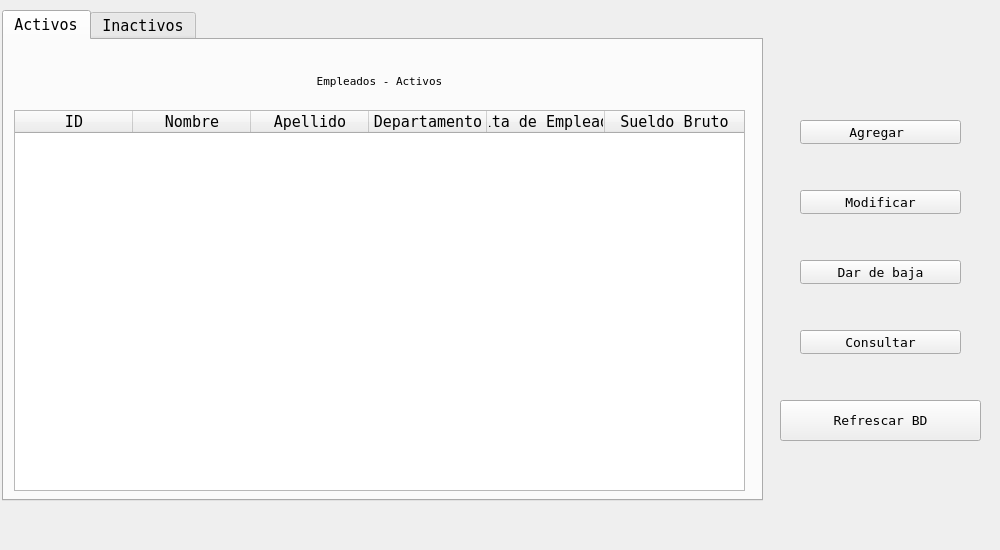
<?xml version="1.0" encoding="UTF-8"?>
<ui version="4.0">
 <class>main_bd_window</class>
 <widget class="QMainWindow" name="main_bd_window">
  <property name="geometry">
   <rect>
    <x>0</x>
    <y>0</y>
    <width>1000</width>
    <height>550</height>
   </rect>
  </property>
  <property name="minimumSize">
   <size>
    <width>1000</width>
    <height>550</height>
   </size>
  </property>
  <property name="maximumSize">
   <size>
    <width>1000</width>
    <height>550</height>
   </size>
  </property>
  <property name="font">
   <font>
    <family>Fixedsys</family>
    <pointsize>10</pointsize>
   </font>
  </property>
  <property name="windowTitle">
   <string>BD Empleados v2.0</string>
  </property>
  <widget class="QWidget" name="centralwidget">
   <property name="font">
    <font>
     <family>Fixedsys</family>
     <pointsize>10</pointsize>
    </font>
   </property>
   <widget class="QTabWidget" name="tabs_empleados">
    <property name="geometry">
     <rect>
      <x>2</x>
      <y>10</y>
      <width>761</width>
      <height>491</height>
     </rect>
    </property>
    <property name="font">
     <font>
      <family>Fixedsys</family>
      <pointsize>11</pointsize>
     </font>
    </property>
    <property name="currentIndex">
     <number>0</number>
    </property>
    <widget class="QWidget" name="activos_empleados">
     <attribute name="title">
      <string>Activos</string>
     </attribute>
     <widget class="QLabel" name="label_empleados_activos">
      <property name="geometry">
       <rect>
        <x>10</x>
        <y>30</y>
        <width>731</width>
        <height>21</height>
       </rect>
      </property>
      <property name="font">
       <font>
        <family>Fixedsys</family>
        <pointsize>8</pointsize>
       </font>
      </property>
      <property name="text">
       <string>Empleados - Activos</string>
      </property>
      <property name="alignment">
       <set>Qt::AlignCenter</set>
      </property>
     </widget>
     <widget class="QTableWidget" name="tabla_empleados_activos">
      <property name="geometry">
       <rect>
        <x>10</x>
        <y>70</y>
        <width>731</width>
        <height>381</height>
       </rect>
      </property>
      <property name="tabletTracking">
       <bool>false</bool>
      </property>
      <property name="editTriggers">
       <set>QAbstractItemView::NoEditTriggers</set>
      </property>
      <property name="tabKeyNavigation">
       <bool>false</bool>
      </property>
      <property name="showDropIndicator" stdset="0">
       <bool>false</bool>
      </property>
      <property name="dragDropOverwriteMode">
       <bool>false</bool>
      </property>
      <property name="dragDropMode">
       <enum>QAbstractItemView::NoDragDrop</enum>
      </property>
      <property name="selectionMode">
       <enum>QAbstractItemView::NoSelection</enum>
      </property>
      <property name="columnCount">
       <number>6</number>
      </property>
      <attribute name="horizontalHeaderCascadingSectionResizes">
       <bool>false</bool>
      </attribute>
      <attribute name="horizontalHeaderDefaultSectionSize">
       <number>118</number>
      </attribute>
      <attribute name="horizontalHeaderShowSortIndicator" stdset="0">
       <bool>false</bool>
      </attribute>
      <attribute name="horizontalHeaderStretchLastSection">
       <bool>true</bool>
      </attribute>
      <attribute name="verticalHeaderStretchLastSection">
       <bool>false</bool>
      </attribute>
      <column>
       <property name="text">
        <string>ID</string>
       </property>
      </column>
      <column>
       <property name="text">
        <string>Nombre</string>
       </property>
      </column>
      <column>
       <property name="text">
        <string>Apellido</string>
       </property>
      </column>
      <column>
       <property name="text">
        <string>Departamento</string>
       </property>
      </column>
      <column>
       <property name="text">
        <string>Alta de Empleado</string>
       </property>
      </column>
      <column>
       <property name="text">
        <string>Sueldo Bruto</string>
       </property>
      </column>
     </widget>
    </widget>
    <widget class="QWidget" name="inactivos_empleados">
     <attribute name="title">
      <string>Inactivos</string>
     </attribute>
     <widget class="QLabel" name="label_empleados_inactivos">
      <property name="geometry">
       <rect>
        <x>10</x>
        <y>30</y>
        <width>731</width>
        <height>21</height>
       </rect>
      </property>
      <property name="font">
       <font>
        <family>Fixedsys</family>
        <pointsize>8</pointsize>
       </font>
      </property>
      <property name="text">
       <string>Empleados - Inactivos</string>
      </property>
      <property name="alignment">
       <set>Qt::AlignCenter</set>
      </property>
     </widget>
     <widget class="QTableWidget" name="tabla_empleados_inactivos">
      <property name="geometry">
       <rect>
        <x>10</x>
        <y>80</y>
        <width>731</width>
        <height>371</height>
       </rect>
      </property>
      <property name="tabletTracking">
       <bool>false</bool>
      </property>
      <property name="editTriggers">
       <set>QAbstractItemView::NoEditTriggers</set>
      </property>
      <property name="tabKeyNavigation">
       <bool>false</bool>
      </property>
      <property name="showDropIndicator" stdset="0">
       <bool>false</bool>
      </property>
      <property name="dragDropOverwriteMode">
       <bool>false</bool>
      </property>
      <property name="dragDropMode">
       <enum>QAbstractItemView::NoDragDrop</enum>
      </property>
      <property name="selectionMode">
       <enum>QAbstractItemView::NoSelection</enum>
      </property>
      <property name="columnCount">
       <number>6</number>
      </property>
      <attribute name="horizontalHeaderCascadingSectionResizes">
       <bool>false</bool>
      </attribute>
      <attribute name="horizontalHeaderDefaultSectionSize">
       <number>118</number>
      </attribute>
      <attribute name="horizontalHeaderShowSortIndicator" stdset="0">
       <bool>false</bool>
      </attribute>
      <attribute name="horizontalHeaderStretchLastSection">
       <bool>true</bool>
      </attribute>
      <attribute name="verticalHeaderStretchLastSection">
       <bool>false</bool>
      </attribute>
      <column>
       <property name="text">
        <string>ID</string>
       </property>
      </column>
      <column>
       <property name="text">
        <string>Nombre</string>
       </property>
      </column>
      <column>
       <property name="text">
        <string>Apellido</string>
       </property>
      </column>
      <column>
       <property name="text">
        <string>Departamento</string>
       </property>
      </column>
      <column>
       <property name="text">
        <string>Alta de Empleado</string>
       </property>
      </column>
      <column>
       <property name="text">
        <string>Baja de Empleado</string>
       </property>
      </column>
     </widget>
     <widget class="QPushButton" name="undo_baja_registro">
      <property name="geometry">
       <rect>
        <x>580</x>
        <y>10</y>
        <width>161</width>
        <height>24</height>
       </rect>
      </property>
      <property name="font">
       <font>
        <family>Fixedsys</family>
        <pointsize>10</pointsize>
       </font>
      </property>
      <property name="text">
       <string>Deshacer baja</string>
      </property>
      <property name="autoDefault">
       <bool>false</bool>
      </property>
     </widget>
     <widget class="QPushButton" name="delete_registro">
      <property name="geometry">
       <rect>
        <x>580</x>
        <y>40</y>
        <width>161</width>
        <height>24</height>
       </rect>
      </property>
      <property name="font">
       <font>
        <family>Fixedsys</family>
        <pointsize>10</pointsize>
        <weight>50</weight>
        <italic>false</italic>
        <bold>false</bold>
        <underline>false</underline>
        <strikeout>false</strikeout>
       </font>
      </property>
      <property name="text">
       <string>Eliminar registro</string>
      </property>
      <property name="autoDefault">
       <bool>false</bool>
      </property>
     </widget>
    </widget>
   </widget>
   <widget class="QPushButton" name="agregar_registro">
    <property name="geometry">
     <rect>
      <x>800</x>
      <y>120</y>
      <width>161</width>
      <height>24</height>
     </rect>
    </property>
    <property name="font">
     <font>
      <family>Fixedsys</family>
      <pointsize>10</pointsize>
     </font>
    </property>
    <property name="text">
     <string>Agregar </string>
    </property>
    <property name="autoDefault">
     <bool>true</bool>
    </property>
   </widget>
   <widget class="QPushButton" name="modificar_registro">
    <property name="geometry">
     <rect>
      <x>800</x>
      <y>190</y>
      <width>161</width>
      <height>24</height>
     </rect>
    </property>
    <property name="font">
     <font>
      <family>Fixedsys</family>
      <pointsize>10</pointsize>
     </font>
    </property>
    <property name="text">
     <string>Modificar</string>
    </property>
    <property name="autoDefault">
     <bool>true</bool>
    </property>
   </widget>
   <widget class="QPushButton" name="baja_registro">
    <property name="geometry">
     <rect>
      <x>800</x>
      <y>260</y>
      <width>161</width>
      <height>24</height>
     </rect>
    </property>
    <property name="font">
     <font>
      <family>Fixedsys</family>
      <pointsize>10</pointsize>
     </font>
    </property>
    <property name="text">
     <string>Dar de baja</string>
    </property>
    <property name="autoDefault">
     <bool>true</bool>
    </property>
   </widget>
   <widget class="QPushButton" name="consultar_registro">
    <property name="geometry">
     <rect>
      <x>800</x>
      <y>330</y>
      <width>161</width>
      <height>24</height>
     </rect>
    </property>
    <property name="font">
     <font>
      <family>Fixedsys</family>
      <pointsize>10</pointsize>
     </font>
    </property>
    <property name="text">
     <string>Consultar</string>
    </property>
    <property name="autoDefault">
     <bool>true</bool>
    </property>
   </widget>
   <widget class="QPushButton" name="refresh_bd_registro">
    <property name="geometry">
     <rect>
      <x>780</x>
      <y>400</y>
      <width>201</width>
      <height>41</height>
     </rect>
    </property>
    <property name="font">
     <font>
      <family>Fixedsys</family>
      <pointsize>10</pointsize>
     </font>
    </property>
    <property name="text">
     <string>Refrescar BD</string>
    </property>
    <property name="autoDefault">
     <bool>true</bool>
    </property>
   </widget>
  </widget>
 </widget>
 <resources/>
 <connections/>
</ui>
